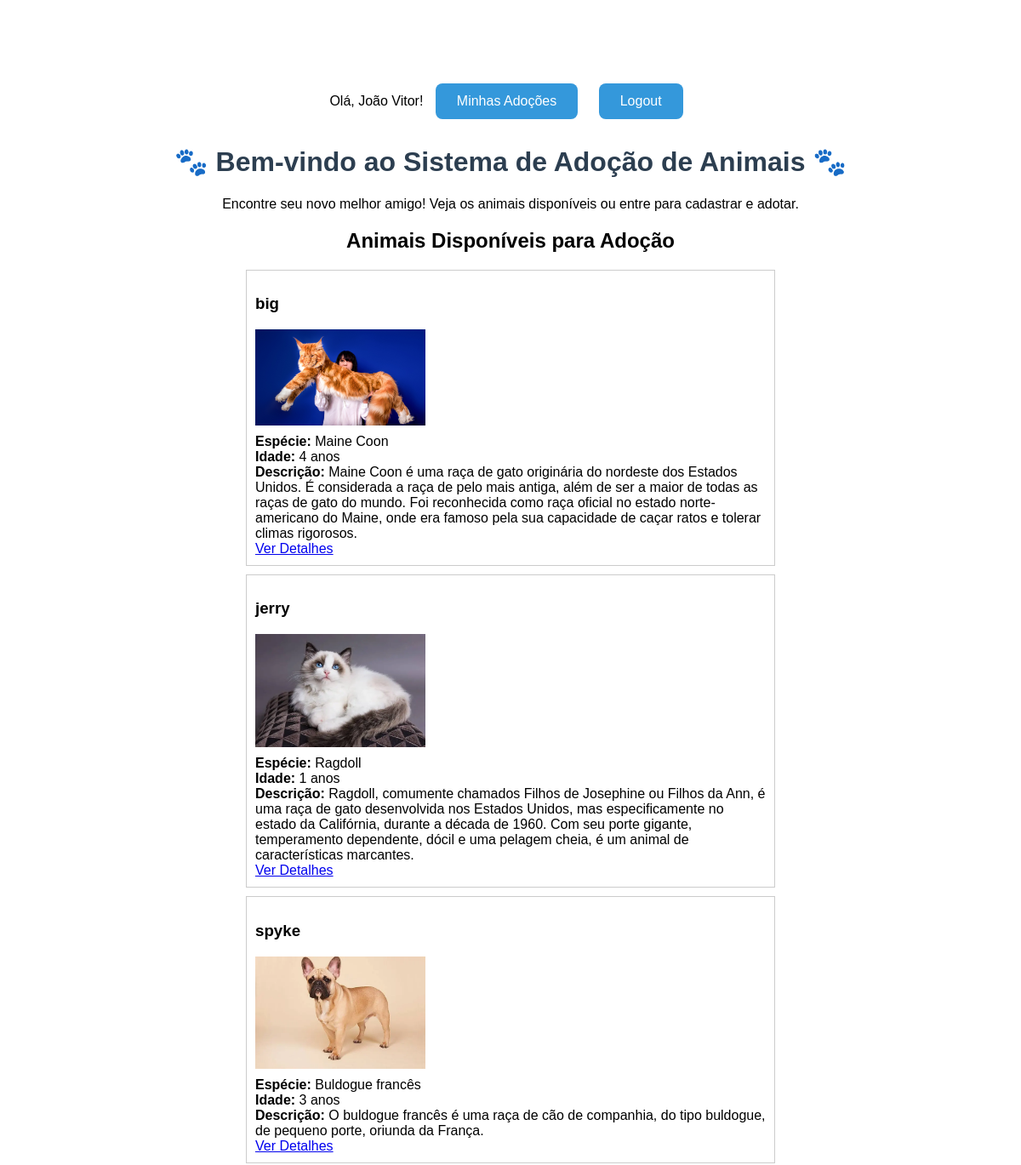
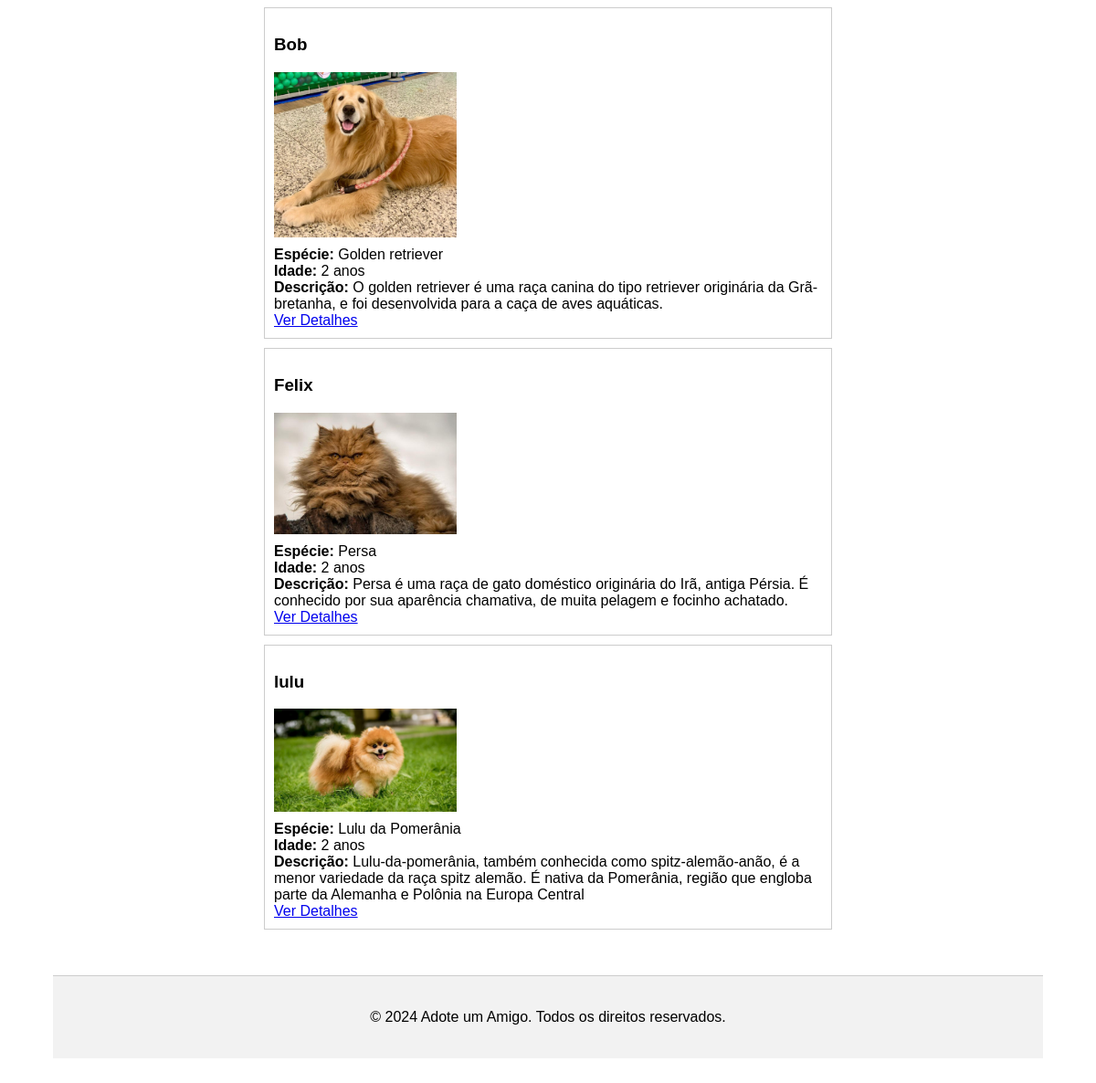
Screenshot of /sistema-adocao/index.php (signed in) with the database file from the repository (2 pictures, top to bottom).
### tables this page shows
CREATE TABLE `animais` (
  `id` int(11) NOT NULL,
  `nome` varchar(100) DEFAULT NULL,
  `especie` varchar(50) DEFAULT NULL,
  `idade` int(11) DEFAULT NULL,
  `descricao` text DEFAULT NULL,
  `foto` varchar(255) DEFAULT NULL
);

### sistema-adocao/index.php (the view, shortened to what this page needs)
<?php
require_once 'Config/banco.php';
?>
<!DOCTYPE html>
<html lang="pt-br">
<head>
</head>
<header>
    <?php include 'Views/navigation.php'; ?>
</header>
<body>
    <h1>🐾 Bem-vindo ao Sistema de Adoção de Animais 🐾</h1>
    <p>Encontre seu novo melhor amigo! Veja os animais disponíveis ou entre para cadastrar e adotar.</p>
    <h2>Animais Disponíveis para Adoção</h2>
    <?php
    $q = "SELECT * FROM animais ORDER BY id DESC";
    $resultado = $banco->query($q);
    if ($resultado && $resultado->num_rows > 0) {
        while ($animal = $resultado->fetch_assoc()) {
            echo "<div class='animal-card'>";
            echo "<h3>" . htmlspecialchars($animal['nome']) . "</h3>";
            if (!empty($animal['foto'])) {
                echo "<img src='uploads/animais/" . htmlspecialchars($animal['foto']) . "' alt='Foto do animal'>";
            }
            echo "<strong>Espécie:</strong> " . htmlspecialchars($animal['especie']) . "<br>";
            echo "<strong>Idade:</strong> " . htmlspecialchars($animal['idade']) . " anos<br>";
            echo "<strong>Descrição:</strong> " . htmlspecialchars($animal['descricao']) . "<br>";
            echo "<a href='Views/animais/detalhes.php?id=" . htmlspecialchars($animal['id']) . "'>Ver Detalhes</a>";
            echo "</div>";
        }
    } else {
        echo "<p>Nenhum animal disponível no momento.</p>";
    }
    ?>
    <?php include 'Views/footer.php'; ?>
</body>
</html>

### sistema-adocao/index.php (style rules this page uses)
body { font-family: Arial, sans-serif; text-align: center; padding: 50px; }
h1 { color: #2c3e50; }
.animal-card { border: 1px solid #ccc; padding: 10px; margin-bottom: 10px; text-align: left; max-width: 600px; margin-left: auto; margin-right: auto; }
.animal-card img { max-width: 200px; display: block; margin-bottom: 10px; }

### rows the page displays
animais: nome "big", foto (picture), especie "Maine Coon", idade "4", descricao "Maine Coon é uma raça de gato originária do nordeste dos Estados Unidos. É considerada a raça de pelo mais antiga, além de ser a maior de todas as raças de gato do mundo. Foi reconhecida como raça oficial no estado norte-americano do Maine, onde era famoso pela sua capacidade de caçar ratos e tolerar climas rigorosos."
animais: nome "jerry", foto (picture), especie "Ragdoll", idade "1", descricao "Ragdoll, comumente chamados Filhos de Josephine ou Filhos da Ann, é uma raça de gato desenvolvida nos Estados Unidos, mas especificamente no estado da Califórnia, durante a década de 1960. Com seu porte gigante, temperamento dependente, dócil e uma pelagem cheia, é um animal de características marcantes."
animais: nome "spyke", foto (picture), especie "Buldogue francês", idade "3", descricao "O buldogue francês é uma raça de cão de companhia, do tipo buldogue, de pequeno porte, oriunda da França."
animais: nome "Bob", foto (picture), especie "Golden retriever", idade "2", descricao "O golden retriever é uma raça canina do tipo retriever originária da Grã-bretanha, e foi desenvolvida para a caça de aves aquáticas."
animais: nome "Felix", foto (picture), especie "Persa", idade "2", descricao "Persa é uma raça de gato doméstico originária do Irã, antiga Pérsia. É conhecido por sua aparência chamativa, de muita pelagem e focinho achatado."
animais: nome "lulu", foto (picture), especie "Lulu da Pomerânia", idade "2", descricao "Lulu-da-pomerânia, também conhecida como spitz-alemão-anão, é a menor variedade da raça spitz alemão. É nativa da Pomerânia, região que engloba parte da Alemanha e Polônia na Europa Central"

### other values shown
$_SESSION['usuario'] "João Vitor"
